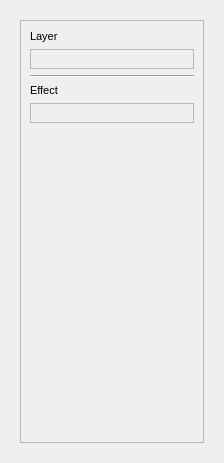
<?xml version="1.0" encoding="UTF-8"?>
<ui version="4.0">
 <class>AttributesPane</class>
 <widget class="QWidget" name="AttributesPane">
  <property name="geometry">
   <rect>
    <x>0</x>
    <y>0</y>
    <width>224</width>
    <height>463</height>
   </rect>
  </property>
  <property name="minimumSize">
   <size>
    <width>220</width>
    <height>0</height>
   </size>
  </property>
  <property name="windowTitle">
   <string>Form</string>
  </property>
  <layout class="QVBoxLayout" name="verticalLayout">
   <item>
    <widget class="QStackedWidget" name="stackedWidget">
     <property name="currentIndex">
      <number>1</number>
     </property>
     <widget class="QWidget" name="noAttributesPage">
      <layout class="QVBoxLayout" name="verticalLayout_2">
       <item>
        <widget class="QLabel" name="label">
         <property name="text">
          <string>(no layer selected)</string>
         </property>
         <property name="alignment">
          <set>Qt::AlignCenter</set>
         </property>
        </widget>
       </item>
      </layout>
     </widget>
     <widget class="QWidget" name="attributesPage">
      <layout class="QVBoxLayout" name="verticalLayout_3">
       <item>
        <widget class="QScrollArea" name="scrollArea">
         <property name="widgetResizable">
          <bool>true</bool>
         </property>
         <widget class="QWidget" name="scrollAreaWidgetContents">
          <property name="geometry">
           <rect>
            <x>0</x>
            <y>0</y>
            <width>186</width>
            <height>425</height>
           </rect>
          </property>
          <layout class="QVBoxLayout" name="verticalLayout_4">
           <item>
            <widget class="QLabel" name="label_2">
             <property name="font">
              <font>
               <pointsize>8</pointsize>
              </font>
             </property>
             <property name="text">
              <string>Layer</string>
             </property>
            </widget>
           </item>
           <item>
            <widget class="QFrame" name="layerAttrsFrame">
             <property name="frameShape">
              <enum>QFrame::StyledPanel</enum>
             </property>
             <property name="frameShadow">
              <enum>QFrame::Raised</enum>
             </property>
             <layout class="QVBoxLayout" name="verticalLayout_6"/>
            </widget>
           </item>
           <item>
            <widget class="Line" name="line">
             <property name="orientation">
              <enum>Qt::Horizontal</enum>
             </property>
            </widget>
           </item>
           <item>
            <widget class="QLabel" name="effectAttrsLabel">
             <property name="font">
              <font>
               <pointsize>8</pointsize>
              </font>
             </property>
             <property name="text">
              <string>Effect</string>
             </property>
            </widget>
           </item>
           <item>
            <widget class="QFrame" name="effectAttrsFrame">
             <property name="frameShape">
              <enum>QFrame::StyledPanel</enum>
             </property>
             <property name="frameShadow">
              <enum>QFrame::Raised</enum>
             </property>
             <layout class="QVBoxLayout" name="verticalLayout_5"/>
            </widget>
           </item>
           <item>
            <spacer name="verticalSpacer">
             <property name="orientation">
              <enum>Qt::Vertical</enum>
             </property>
             <property name="sizeHint" stdset="0">
              <size>
               <width>20</width>
               <height>40</height>
              </size>
             </property>
            </spacer>
           </item>
          </layout>
         </widget>
        </widget>
       </item>
      </layout>
     </widget>
    </widget>
   </item>
  </layout>
 </widget>
 <resources/>
 <connections/>
</ui>
